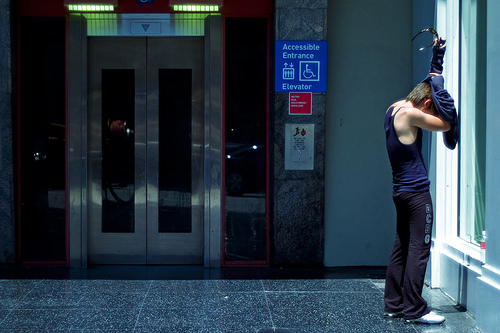
#> input picture CS5542 - Big Data Analytics and Apps/LAB1/Source Code/NLP/Tutorial-2-CoreNLP/dataset/door/1057210460_09c6f4c6c1.jpg, 500 x 333 px, given in place of 1394927474_0afdd82fc4.jpg, which was not available
$ jupyter execute 'Feature Extraction.ipynb'   (shell and % lines are left out)   (older library calls are emulated)
#> lines starting #> are read from the running program, lines starting #| are printed output that depends on the picture; pictures that were not available may be replaced by others from this repository, and a replacement may not be noted
[cell 1]
import numpy as np
import cv2
import matplotlib.pyplot as plt
import os

[cell 2]
cv2.__version__

[cell 3]
dataset_path = r'C:\Users\Hiresh\Desktop\UMKC\BDAA\ICP\Tutorial 3 Source Code\NLP\Tutorial-2-CoreNLP\dataset\door'
img_building = cv2.imread(os.path.join(dataset_path, '1394927474_0afdd82fc4.jpg'))
#> img_building is the input picture: shape (333, 500, 3); mean B, G, R 71.9, 59.5, 43.4
img_building = cv2.cvtColor(img_building, cv2.COLOR_BGR2RGB)  # Convert from cv's BRG default color order to RGB

orb = cv2.ORB_create()  # OpenCV 3 backward incompatibility: Do not create a detector with `cv2.ORB()`.
key_points, description = orb.detectAndCompute(img_building, None)
#> key_points = 488 keypoints; strongest (x, y, size): (255, 147, 31), (439, 72, 31), (444, 41, 31), (452, 147, 44.6)
img_building_keypoints = cv2.drawKeypoints(img_building,
                                           key_points,
                                           img_building,
                                           flags=cv2.DRAW_MATCHES_FLAGS_DRAW_RICH_KEYPOINTS) # Draw circles.
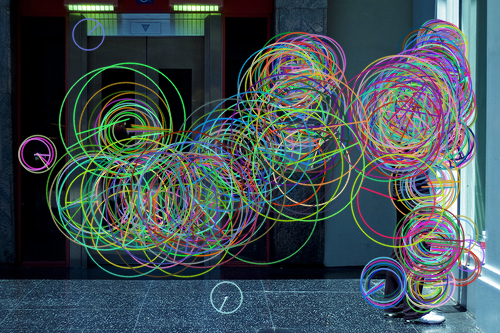
#> img_building_keypoints: shape (333, 500, 3); mean R, G, B 65.5, 80.5, 84.7
plt.figure(figsize=(16, 16))
plt.title('ORB Interest Points')
plt.imshow(img_building_keypoints); plt.show()

[cell 4]
def image_detect_and_compute(detector, img_name):
    """Detect and compute interest points and their descriptors."""
    img = cv2.imread(os.path.join(dataset_path, img_name))
    img = cv2.cvtColor(img, cv2.COLOR_BGR2GRAY)
    kp, des = detector.detectAndCompute(img, None)
    return img, kp, des

[cell 5]
sift = cv2.xfeatures2d.SIFT_create()
kp, des = sift.detectAndCompute(img_building, None)
#> kp = 1655 keypoints; strongest (x, y, size): (390, 315, 1.9), (111, 8, 3.3), (216, 8, 3.3), (71, 7, 4)
img_kp = cv2.drawKeypoints(img_building, kp, img_building)
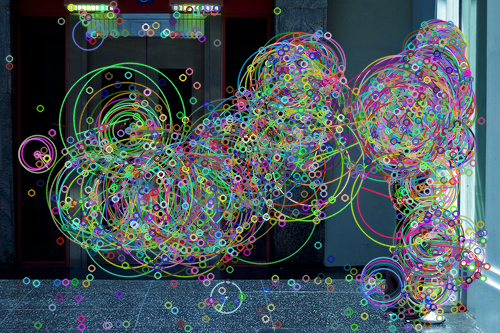
#> img_kp: shape (333, 500, 3); mean R, G, B 72, 85.1, 89.6

plt.figure(figsize=(15, 15))
plt.imshow(img_kp); plt.show()

[cell 6]
img1, kp1, des1 = image_detect_and_compute(sift, '1394927474_0afdd82fc4.jpg')
#> in image_detect_and_compute, `img = cv2.cvtColor(img, cv2.COLOR_BGR2GRAY)`:
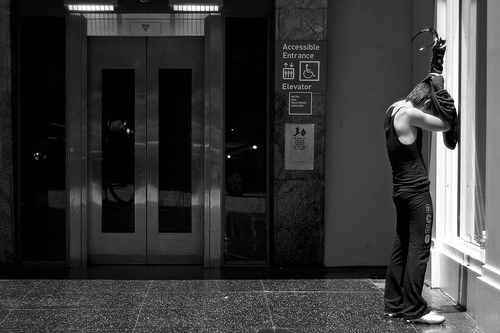
#> img: shape (333, 500); min 0, max 255, mean 56.1
#> in image_detect_and_compute, `kp, des = detector.detectAndCompute(img, None)`: kp = 468 keypoints; strongest (x, y, size): (255, 147, 2.2), (128, 130, 1.9), (390, 315, 1.8), (452, 140, 10.7)
#> kp1 has the same summary as kp in image_detect_and_compute
img2, kp2, des2 = image_detect_and_compute(sift, '1394927474_0afdd82fc42.png')
#> call 2 of image_detect_and_compute, with img_name = '1394927474_0afdd82fc42.png'
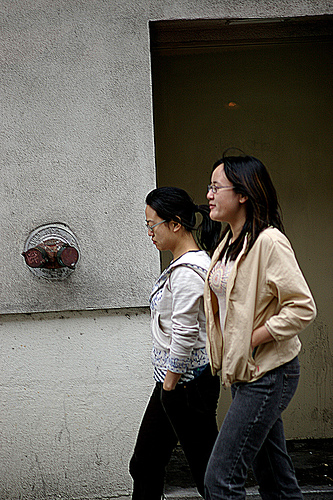
#> input picture CS5542 - Big Data Analytics and Apps/LAB1/Source Code/NLP/Tutorial-2-CoreNLP/dataset/door/1384292980_4022a7520c.jpg, 333 x 500 px, given in place of 1394927474_0afdd82fc42.png, which was not available
#> in image_detect_and_compute, img is the input picture: shape (500, 333, 3); mean B, G, R 91.5, 99.3, 102.8
#> in image_detect_and_compute (call 2), `img = cv2.cvtColor(img, cv2.COLOR_BGR2GRAY)`:
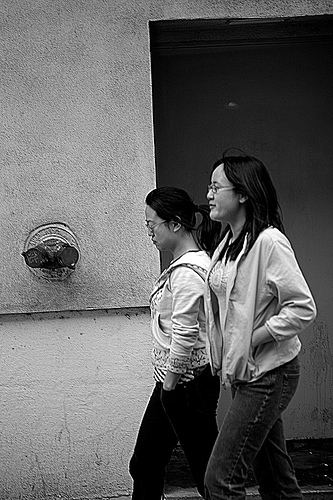
#> img: shape (500, 333); min 0, max 255, mean 99.5
#> in image_detect_and_compute (call 2), `kp, des = detector.detectAndCompute(img, None)`: kp = 428 keypoints; strongest (x, y, size): (162, 286, 2.1), (242, 252, 2.7), (180, 265, 2.3), (220, 258, 3.5)
#> kp2 has the same summary as kp in image_detect_and_compute

FLANN_INDEX_KDTREE = 1
index_params = dict(algorithm = FLANN_INDEX_KDTREE, trees = 5)
search_params = dict(checks=50)

flann = cv2.FlannBasedMatcher(index_params,search_params)
matches = flann.knnMatch(des1, des2, k=2)
#> matches = 468 matches

matchesMask = [[0, 0] for i in range(len(matches))]
#> matchesMask = 468 pairs, first value 0 to 0, second value 0 to 0
# ratio test as per Lowe's paper
for i, (m, n) in enumerate(matches):
    if m.distance < 0.55*n.distance:
        matchesMask[i] = [1, 0]
#> after the loop, matchesMask = 468 pairs, first value 0 to 1, second value 0 to 0

draw_params = dict(matchColor=(0, 255, 0),
                   singlePointColor=(255, 0, 0),
                   matchesMask=matchesMask,
                   flags=0)
#> draw_params = 4 items

img3 = cv2.drawMatchesKnn(img1, kp1, img2, kp2, matches, None, **draw_params)
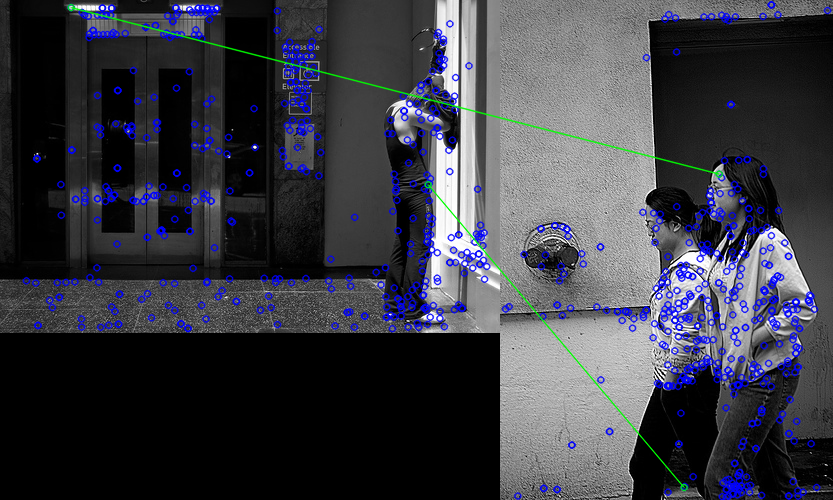
#> img3: shape (500, 833, 3); mean of channels 0, 1, 2 68.3, 59.2, 58.3; drawn as B, G, R
plt.figure(figsize=(18, 18))
plt.imshow(img3); plt.show()
